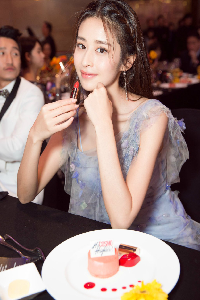
#> input picture images/1.png, 200 x 300 px; its folder holds 4 pictures in this run
$ python hebing.py   (older library calls are emulated)
#> lines starting #> are read from the running program, lines starting #| are printed output that depends on the picture
import os
from PIL import Image
'''
把目录下的图片拼接成一张大图片
'''
# 图片压缩后的大小
width_i = 200
height_i = 300
# 每行每列显示图片数量
line_max = 5
row_max = 5
# 参数初始化
all_path = []
num = 0
pic_max = line_max * row_max
for filename in os.listdir('./images'):
    # os.listdir() 方法用于返回指定的文件夹包含的文件或文件夹的名字的列表。
    # 这个列表以字母顺序。 它不包括 '.' 和'..' 即使它在文件夹中
    # filename 类型 str
    if filename.endswith('jpg') or filename.endswith('png'):
        # 字符串以 jpg or png 结尾的
        all_path.append(os.path.join('./images', filename))
#  会从第一个以”/”开头的参数开始拼接，之前的参数全部丢弃。
# 以上一种情况为先。在上一种情况确保情况下，若出现”./”开头的参数，会从”./”开头的参数的上一个参数开始拼接。
# 将路径拼接
toImage = Image.new('RGBA', (width_i * line_max, height_i * row_max))
#> toImage: PIL image 1000x1500 RGBA; every value is 0
# 建立一个新的图像，mode表示色彩空间;size表示大小;color表示初始颜色,缺省时为黑色。如果color为None，
# 则图片不会初始化，以便于画图或复制图片。
for i in range(0, row_max):
    for j in range(0, line_max):
        # 图片比计划的少
        if num >= len(all_path):
            print("breadk")
            break
        pic_fole_head = Image.open(all_path[num])
#> pic_fole_head is the input picture: PIL image 200x300 RGBA; mean R, G, B, A 148.2, 123.9, 118, 255
        # print(pic_fole_head)
        #  <PIL.PngImagePlugin.PngImageFile image mode=RGBA size=200x300 at 0x1EA89E8>
        width, height = pic_fole_head.size
#> width = 200; height = 300
        tmppic = pic_fole_head.resize((width_i, height_i))
        # 返回一个调整过大小的图片的复制品。size参数给出一个，以像素为单位的二维元组（weight, height）
        # 参数filter可以是NEAREST（使用临近取样）
        # ,BILINEAR（在2x2环境中的线性插值），BICUBIC（在4x4环境下的三次样条插值），
        # 或者ANTIALIAS（一个高质量的下采样过滤器），如果缺省，或图像的模式为“1”或者“P”，它将被设置为NEAREST。
        loc = (int(i % line_max * width_i), int(j % line_max * height_i))
        # loc 为图片摆放的坐标 为元组
        # print("第" + str(num) + "存放位置" + str(loc))
        toImage.paste(tmppic, loc)
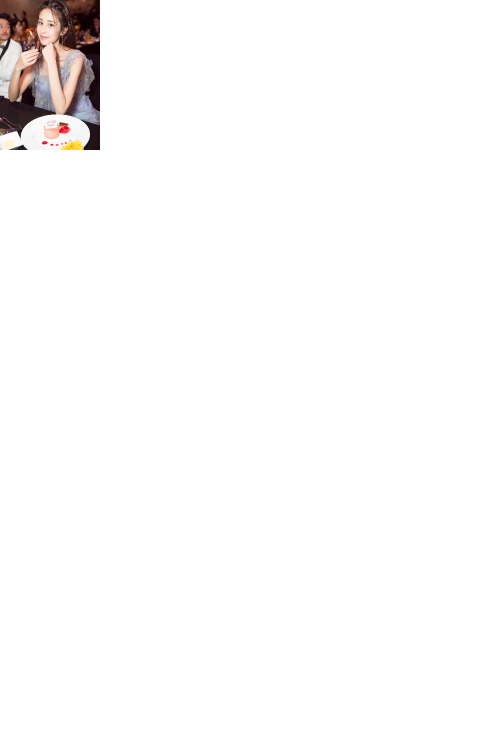
#> toImage: PIL image 1000x1500 RGBA (shown at 1/2 size); mean R, G, B, A 5.9, 5, 4.7, 10.2; transparent parts drawn white
        # 将其他的图片粘贴到这张图片上。这个box参数是一个提供上左角的2元组，或是一个提供左，上，右，下的4维元组候选区，或是空（None或者（0,0））
        # 如果提供了4维元组，被粘贴的图片必须与这个元组所确定的的区域的尺寸相符
        num = num + 1
        # 计数
    # 图片比计划的多
    if num >= pic_max:
        break
    # 多余的不要
print(toImage.size)
#| (1000, 1500)
toImage.save('merged.png')
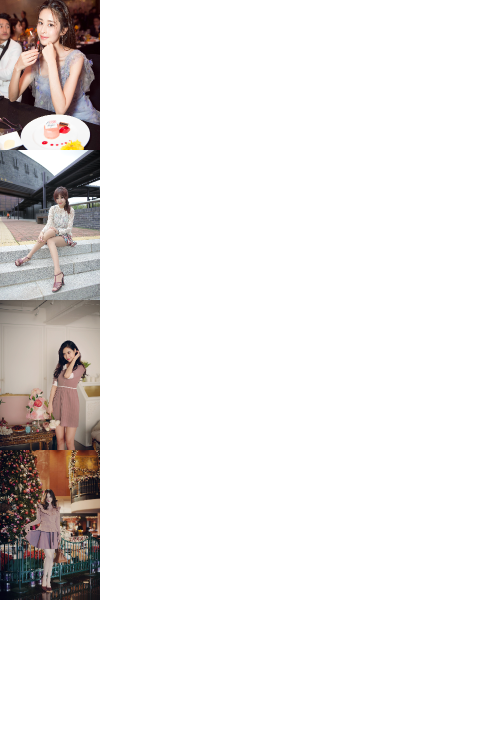
#> saved as merged.png: PIL image 1000x1500 RGBA (shown at 1/2 size); mean R, G, B, A 22.1, 19.6, 18.7, 40.8; transparent parts drawn white
